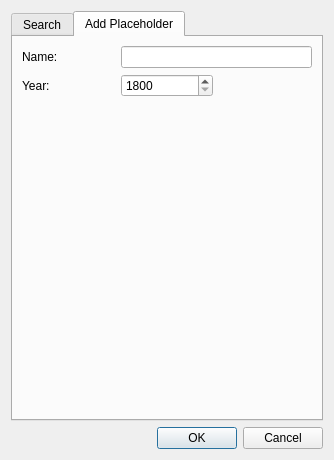
<?xml version="1.0" encoding="UTF-8"?>
<ui version="4.0">
 <class>cSearch</class>
 <widget class="QDialog" name="cSearch">
  <property name="geometry">
   <rect>
    <x>0</x>
    <y>0</y>
    <width>334</width>
    <height>460</height>
   </rect>
  </property>
  <property name="windowTitle">
   <string>Dialog</string>
  </property>
  <layout class="QGridLayout" name="gridLayout_3">
   <item row="1" column="0">
    <widget class="QDialogButtonBox" name="m_lpButtonBox">
     <property name="orientation">
      <enum>Qt::Horizontal</enum>
     </property>
     <property name="standardButtons">
      <set>QDialogButtonBox::Cancel|QDialogButtonBox::Ok</set>
     </property>
    </widget>
   </item>
   <item row="0" column="0">
    <widget class="QTabWidget" name="m_lpTabWidget">
     <property name="currentIndex">
      <number>1</number>
     </property>
     <widget class="QWidget" name="Search">
      <attribute name="title">
       <string>Search</string>
      </attribute>
      <layout class="QGridLayout" name="gridLayout">
       <item row="0" column="0">
        <layout class="QVBoxLayout" name="verticalLayout_2">
         <item>
          <layout class="QVBoxLayout" name="verticalLayout">
           <item>
            <layout class="QHBoxLayout" name="horizontalLayout">
             <item>
              <widget class="QLineEdit" name="m_lpSearch"/>
             </item>
             <item>
              <widget class="QPushButton" name="m_lpSearchButton">
               <property name="text">
                <string>Search</string>
               </property>
              </widget>
             </item>
            </layout>
           </item>
           <item>
            <widget class="QTreeWidget" name="m_lpResults">
             <property name="columnCount">
              <number>3</number>
             </property>
             <attribute name="headerVisible">
              <bool>false</bool>
             </attribute>
             <column>
              <property name="text">
               <string notr="true">1</string>
              </property>
             </column>
             <column>
              <property name="text">
               <string notr="true">2</string>
              </property>
             </column>
             <column>
              <property name="text">
               <string notr="true">3</string>
              </property>
             </column>
            </widget>
           </item>
          </layout>
         </item>
        </layout>
       </item>
      </layout>
     </widget>
     <widget class="QWidget" name="Add">
      <attribute name="title">
       <string>Add Placeholder</string>
      </attribute>
      <layout class="QGridLayout" name="gridLayout_4">
       <item row="0" column="0">
        <layout class="QVBoxLayout" name="verticalLayout_3">
         <item>
          <layout class="QGridLayout" name="gridLayout_2">
           <item row="0" column="0">
            <widget class="QLabel" name="label">
             <property name="text">
              <string>Name:</string>
             </property>
            </widget>
           </item>
           <item row="0" column="1" colspan="2">
            <widget class="QLineEdit" name="m_lpPlaceholderName"/>
           </item>
           <item row="1" column="0">
            <widget class="QLabel" name="label_2">
             <property name="text">
              <string>Year:</string>
             </property>
            </widget>
           </item>
           <item row="1" column="1">
            <widget class="QSpinBox" name="m_lpYear">
             <property name="minimum">
              <number>1800</number>
             </property>
             <property name="maximum">
              <number>2100</number>
             </property>
            </widget>
           </item>
          </layout>
         </item>
         <item>
          <spacer name="verticalSpacer">
           <property name="orientation">
            <enum>Qt::Vertical</enum>
           </property>
           <property name="sizeHint" stdset="0">
            <size>
             <width>20</width>
             <height>40</height>
            </size>
           </property>
          </spacer>
         </item>
        </layout>
       </item>
      </layout>
     </widget>
    </widget>
   </item>
  </layout>
 </widget>
 <resources/>
 <connections>
  <connection>
   <sender>m_lpButtonBox</sender>
   <signal>accepted()</signal>
   <receiver>cSearch</receiver>
   <slot>accept()</slot>
   <hints>
    <hint type="sourcelabel">
     <x>248</x>
     <y>254</y>
    </hint>
    <hint type="destinationlabel">
     <x>157</x>
     <y>274</y>
    </hint>
   </hints>
  </connection>
  <connection>
   <sender>m_lpButtonBox</sender>
   <signal>rejected()</signal>
   <receiver>cSearch</receiver>
   <slot>reject()</slot>
   <hints>
    <hint type="sourcelabel">
     <x>316</x>
     <y>260</y>
    </hint>
    <hint type="destinationlabel">
     <x>286</x>
     <y>274</y>
    </hint>
   </hints>
  </connection>
 </connections>
</ui>
